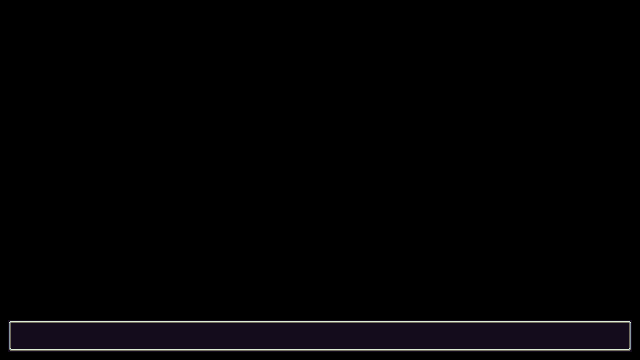

Tiled map render using the project's own tile images. Description and the map definition, with tile-layer contents summarised, below:
An orthogonal 80x45 tile map with 8x8 px tiles, 2 tile layers (Background, Foreground).

<map version="1.0" tiledversion="1.0.1" orientation="orthogonal" renderorder="right-up" width="80" height="45" tilewidth="8" tileheight="8" nextobjectid="1">
 <tileset firstgid="1" source="window.tsx" />
 <layer name="Background" width="80" height="45">
  <data>[3600 cells, 312 non-empty, 16 distinct tile ids]</data>
 </layer>
 <layer name="Foreground" width="80" height="45">
  <data>[3600 cells, 160 non-empty, 11 distinct tile ids]</data>
 </layer>
</map>
